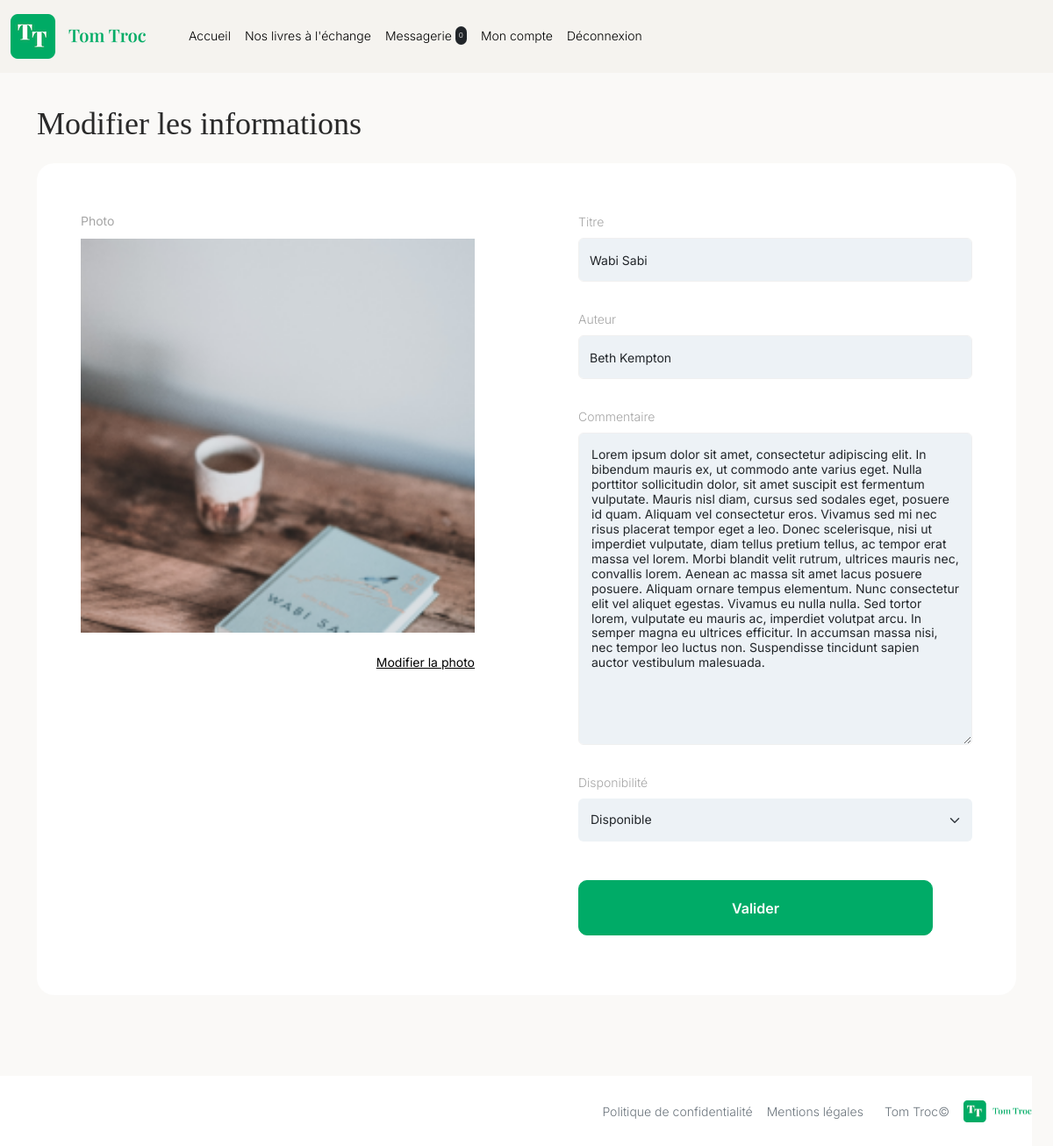
Page /edition-livre?book_id=30 (signed in) on the committed database.
### tables this page shows
CREATE TABLE IF NOT EXISTS `books` (
  `id` int NOT NULL AUTO_INCREMENT,
  `user_id` int NOT NULL,
  `titre` varchar(255) NOT NULL,
  `auteur` varchar(50) NOT NULL,
  `description` text NOT NULL,
  `image_url` varchar(255) NOT NULL,
  `disponibilite` tinyint(1) NOT NULL DEFAULT '1',
  `date_ajout` datetime NOT NULL DEFAULT CURRENT_TIMESTAMP,
  PRIMARY KEY (`id`),
  KEY `books_user` (`user_id`)
);

### app/Services/View.php (called while the page is built, shortened)
<?php
class View
{
    private string $title;
    public function __construct($title)
    {
        $this->title = $title;
    }
    public function renderView(string $viewName, array $params = []): void
    {
        $viewPath = $this->buildViewPath($viewName);
        if (file_exists($viewPath)) {
            $params['title'] = $this->title;
            $content = $this->_renderViewFromTemplate($viewPath, $params);
        } else {
            echo "La vue '{$viewName}.php' est introuvable.";
        }
    }
    private function _renderViewFromTemplate(string $viewPath, array $params = []): string
    {
        if (file_exists($viewPath)) {
            extract($params);
            require($viewPath);
            return ob_get_clean();
        } else {
            throw new Exception("La vue '$viewPath' est introuvable.");
        }
    }
    private function buildViewPath(string $viewName): string
    {
        return TEMPLATE_VIEW_PATH . $viewName . '.php';
    }
}

### app/Controllers/AbstractController.php (called while the page is built, shortened)
<?php
class AbstractController
{
    public function render(string $viewName, array $params = [], string $title = ""): void
    {
        $view = new View($title);
        $view->renderView($viewName, $params);
    }
}

### app/Controllers/EditionLivreController.php (called while the page is built, shortened)
<?php
class EditionLivreController extends AbstractController
{
    public function showEditionLivre(): void
    {
        $book_id = $_GET['book_id'] ?? null;
        $bookManager = new BookManager();
        $data['book'] = $bookManager->getBookById($book_id);
        $this->render("editionLivre", $data, "Modifier les informations");
        return;
    }
}

### app/Router.php (called while the page is built, shortened)
<?php
class Router
{
    public function dispatch()
    {
        $action = rtrim(AbstractController::request('action', 'accueil'), '/');
        $book_id = AbstractController::request('book_id', null);
        switch ($action) {
            case 'edition-livre':
                if ($book_id) {
                    (new EditionLivreController())->showEditionLivre($book_id);
                } else {
                    (new NotFoundController())->showNotFound();
                }
                break;
        }
    }
}

### index.php (called while the page is built, shortened)
<?php
require_once 'config/autoload.php';
require_once 'app/Router.php';
$router = new Router();
try {
    $router->dispatch();
} catch (Exception $e) {
    (new NotFoundController())->showNotFound();
}

### app/Models/Managers/AbstractManager.php (called while the page is built, shortened)
<?php
abstract class AbstractManager
{
    public function __construct()
    {
        $this->db = DBConnect::getInstance()->getPDO();
    }
}

### app/Services/DBConnect.php (called while the page is built, shortened)
<?php
class DBConnect
{
    private static $instance;
    private $db;
    private function __construct()
    {
        try {
            $this->db = new PDO('mysql:host=' . DB_HOST . ';dbname=' . DB_NAME . ';charset=utf8', DB_USER, DB_PASS);
            $this->db->setAttribute(PDO::ATTR_ERRMODE, PDO::ERRMODE_EXCEPTION);
            $this->db->setAttribute(PDO::ATTR_DEFAULT_FETCH_MODE, PDO::FETCH_ASSOC);
        } catch (PDOException $e) {
            error_log("Erreur de connexion à la base de données : " . $e->getMessage());
            throw new Exception("Impossible de se connecter à la base de données.");
        }
    }
    public static function getInstance(): DBConnect
    {
        if (!self::$instance) {
            self::$instance = new DBConnect();
        }
        return self::$instance;
    }
    public function getPDO(): PDO
    {
        return $this->db;
    }
}

### app/Models/Managers/BookManager.php (called while the page is built, shortened)
<?php
class BookManager extends AbstractManager
{
    protected function setTable(): void
    {
        $this->table = 'books';
    }
    protected function setEntityClass(): void
    {
        $this->entityClass = Book::class;
    }
    public function getBookById(int $book_id)
    {
        $stmt = $this->db->prepare("SELECT b.*, u.pseudo, u.miniature_profil_url FROM {$this->table} AS b JOIN users AS u ON b.user_id = u.id WHERE b.id = :book_id");
        $stmt->bindValue(':book_id', $book_id, \PDO::PARAM_INT);
        $stmt->execute();
        $book = $stmt->fetch();
        if ($book && $this->entityClass) {
            $bookData = new $this->entityClass($book);
            $bookData->setUserPseudo($book['pseudo']);
            $bookData->setMiniatureProfilUrl($book['miniature_profil_url']);
        }
        return $bookData;
    }
}

### config/autoload.php (called while the page is built, shortened)
<?php
spl_autoload_register(function (string $class): void {
    $baseDir = dirname(__DIR__) . '/';
    $classPath = str_replace(['\\', 'App'], ['/', 'app'], $class);
    $filepath = $baseDir . $classPath . '.php';
});

### app/Models/Entities/Book.php (called while the page is built, shortened)
<?php
class Book extends AbstractEntity
{
    private string $titre;
    private string $auteur;
    private string $description;
    private string $image_url;
    private bool $disponibilite;
    public function setTitre(string $titre): void
    {
        $this->titre = $titre;
    }
    public function getTitre(): string
    {
        return $this->titre;
    }
    public function setAuteur(string $auteur): void
    {
        $this->auteur = $auteur;
    }
    public function getAuteur(): string
    {
        return $this->auteur;
    }
    public function setDescription(string $description): void
    {
        $this->description = $description;
    }
    public function getDescription(): string
    {
        return $this->description;
    }
    public function setImageUrl(string $image_url): void
    {
        $this->image_url = $image_url;
    }
    public function getImageUrl(): string
    {
        return $this->image_url;
    }
    public function setDisponibilite(bool $disponibilite): void
    {
        $this->disponibilite = $disponibilite;
    }
    public function getDisponibilite(): bool
    {
        return $this->disponibilite;
    }
}

### app/Views/templates/editionLivre.php (the view, shortened to what this page needs)
<div class="container editBook-margin-container">
    <h1><?= htmlspecialchars($title, ENT_QUOTES, 'UTF-8') ?></h1>
    <div class="editBook-container">
        <div class="editBook-detail">
            <div class="editBook-detail__image">
                <p class="editBook-detail__image--texte">Photo</p>
                <img src="<?= BOOK_SMALL_COVER_PATH . htmlspecialchars($book->getImageUrl(), ENT_QUOTES, 'UTF-8'); ?>"
                    alt="Image du livre : <?= htmlspecialchars($book->getTitre(), ENT_QUOTES, 'UTF-8'); ?>" />
                <a class="editBook-detail__image--modifier" data-bs-toggle="modal" data-bs-target="#bookImageFormModal">Modifier la photo</a>
            </div>
            <div class="editBook-detail__info">
                <form id="bookInfoForm" method="POST" action="/edition-livre/edit-book-infos">
                    <div class="editBook-detail__info--margin">
                        <label class="form-label" for="titre">Titre</label>
                        <input
                            class="editBook-detail__info--form-control form-control"
                            id="titre"
                            type="text"
                            name="titre"
                            value="<?= htmlspecialchars($book->getTitre(), ENT_QUOTES, 'UTF-8'); ?>"
                            required>
                    </div>
                    <div class="editBook-detail__info--margin">
                        <label class="form-label" for="auteur">Auteur</label>
                        <input
                            class="editBook-detail__info--form-control form-control"
                            id="auteur"
                            type="text"
                            name="auteur"
                            value="<?= htmlspecialchars($book->getAuteur(), ENT_QUOTES, 'UTF-8'); ?>"
                            required>
                    </div>
                    <div class="editBook-detail__info--margin">
                        <label class="form-label" for="commentaire">Commentaire</label>
                        <textarea
                            class="editBook-detail__info--form-control form-control"
                            id="commentaire"
                            name="commentaire"
                            required><?= htmlspecialchars($book->getDescription(), ENT_QUOTES, 'UTF-8'); ?>
                        </textarea>
                    </div>
                    <div class="editBook-detail__info--margin">
                        <label class="form-label" for="disponibilite">Disponibilité</label>
                        <select
                            class="editBook-detail__info--form-control form-select"
                            id="disponibilite"
                            name="disponibilite"
                            required>
                            <option value="1" <?= $book->getDisponibilite() ? 'selected' : ''; ?>>Disponible</option>
                        </select>
                    </div>
                    <button class="btn  btn-primary editBook-detail__btn" type="button" id="showModalButton" data-bs-toggle="modal" data-bs-target="#bookInfoFormModal">Valider</button>
                </form>
            </div>
        </div>
    </div>
</div>

### src/css/style.css (style rules this page uses)
body { background-color: #faf9f7 !important; font-family: "Inter" !important; font-size: 14px !important; font-weight: 400 !important; color: #292929 !important; font-weight: 300 !important; }
h1 { font-family: "Playfair Display" !important; font-size: 36px !important; font-weight: 400 !important; margin: 0 !important; }
a { color: black !important; }
P { margin: 0px !important; }
.form-label { color: #a6a6a6 !important; }
.form-control { height: 50px; border: 1px solid #f0f0f0 !important; }
.btn-primary { background-color: #00ab67 !important; border-radius: 10px !important; border-color: #00ab67 !important; color: white !important; height: 63px !important; font-weight: 600 !important; align-content: center; padding-left: 35px !important; padding-right: 35px !important; }
.form-control { background-color: white !important; }
.editBook-margin-container { margin-top: 40px !important; margin-bottom: 92px !important; }
.editBook-container { background-color: #ffffff; margin-top: 23px; padding: 56px 50px 68px 50px; border-radius: 20px; }
.editBook-detail { display: grid; grid-template-columns: 1fr 1fr; gap: 118px; width: 100%; }
.editBook-detail__image--texte { margin-bottom: 10px !important; font-size: 14px; font-weight: 400; line-height: 19.94px; color: #a6a6a6; }
.editBook-detail__image img { width: 100%; aspect-ratio: 1/1; }
.editBook-detail__image--modifier { display: flex; justify-content: flex-end; margin-top: 23px !important; font-weight: 400; cursor: pointer; }
.editBook-detail__info--margin { margin-bottom: 32px; }
.editBook-detail__info--form-control { background-color: #edf2f6 !important; font-size: 14px !important; font-weight: 400 !important; line-height: 16.94px !important; }
.editBook-detail__info textarea { height: 356px; padding: 16px 14px; }
.editBook-detail__info .form-select { padding: 16px 14px; border: none; cursor: pointer; }
.editBook-detail__btn { width: 90% !important; margin-top: 12px; }

### rows in the picture
books: image_url (picture), titre "Wabi Sabi", auteur "Beth Kempton", commentaire "Lorem ipsum dolor sit amet, consectetur adipiscing elit. In bibendum mauris ex, ut commodo ante varius eget. Nulla porttitor sollicitudin dolor, sit amet suscipit est fermentum vulputate. Mauris nisl diam, cursus sed sodales eget, posuere id quam. Aliquam vel consectetur eros. Vivamus sed mi nec risus placerat tempor eget a leo. Donec scelerisque, nisi ut imperdiet vulputate, diam tellus pretium tellus, ac tempor erat massa vel lorem. Morbi blandit velit rutrum, ultrices mauris nec, convallis lorem. Aenean ac massa sit amet lacus posuere posuere. Aliquam ornare tempus elementum. Nunc consectetur elit vel aliquet egestas. Vivamus eu nulla nulla. Sed tortor lorem, vulputate eu mauris ac,…", disponibilite "Disponible"

### other values in the picture
$total_non_lu "0"
$title "Modifier les informations"
